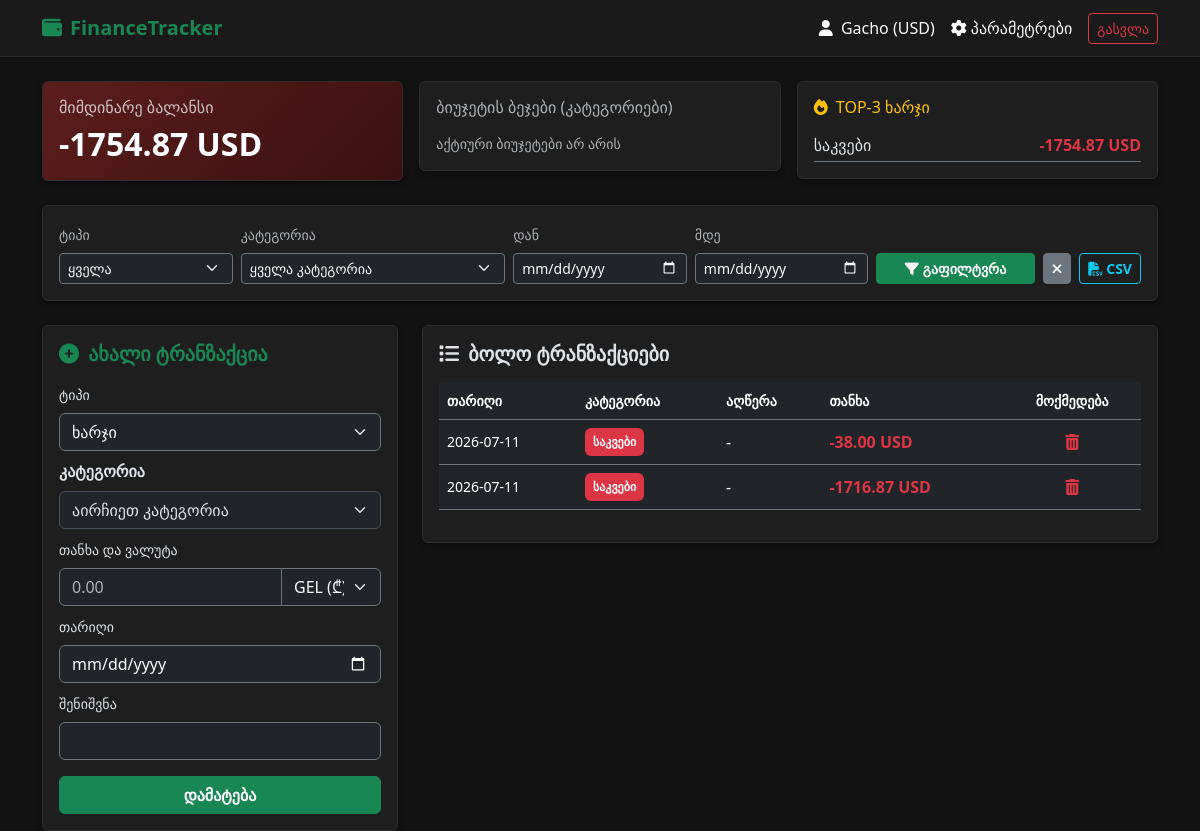
Page /dashboard?category_id=2 (signed in) on the committed database.
### models/user.py (models this page shows)
class User(UserMixin, db.Model):
    __tablename__ = 'users'
    id = db.Column(db.Integer, primary_key=True)
    username = db.Column(db.String(150), unique=True, nullable=False)
    email = db.Column(db.String(150), unique=True, nullable=False)
    password_hash = db.Column(db.String(256), nullable=False)
    currency = db.Column(db.String(3), default="GEL") # GEL, USD, EUR, GBP
    created_at = db.Column(db.DateTime, default=datetime.utcnow)
    is_admin=db.Column(db.Boolean,default=False)
    categories = db.relationship('Category', backref='user', lazy=True,cascade="all, delete-orphan")
    transactions = db.relationship('Transaction', backref='user', lazy=True,cascade="all, delete-orphan")
    budgets = db.relationship('Budget', backref='user', lazy=True,cascade="all, delete-orphan")

### models/category.py (models this page shows)
class Category(db.Model):
    __tablename__ = 'categories'
    id = db.Column(db.Integer, primary_key=True)
    user_id = db.Column(db.Integer, db.ForeignKey('users.id'), nullable=False)
    name = db.Column(db.String(100), nullable=False)
    type = db.Column(db.String(10), nullable=False) # 'income' ან 'expense'
    color = db.Column(db.String(7), default="#000000") # HEX კოდი ვიზუალიზაციისთვის (მაგ. #FF5733)
    transactions = db.relationship('Transaction', backref='category', lazy=True,cascade="all, delete-orphan")
    budgets = db.relationship('Budget', backref='category', lazy=True,cascade="all, delete-orphan")

### models/transaction.py (models this page shows)
class Transaction(db.Model):
    __tablename__ = 'transactions'
    id = db.Column(db.Integer, primary_key=True)
    user_id = db.Column(db.Integer, db.ForeignKey('users.id'), nullable=False)
    category_id = db.Column(db.Integer, db.ForeignKey('categories.id'), nullable=False)
    amount = db.Column(db.Float, nullable=False)
    type = db.Column(db.String(10), nullable=False) # 'income' ან 'expense'
    description = db.Column(db.String(255), nullable=True)
    date = db.Column(db.Date, default=datetime.utcnow().date, nullable=False)
    deleted_at = db.Column(db.DateTime, nullable=True)

### routes/dashboard.py (the view)
@dashboard_bp.route('/dashboard', methods=['GET'])
@custom_login_required
def index():
    user_categories = Category.query.filter_by(user_id=current_user.id).all()
    query = Transaction.query.filter_by(user_id=current_user.id, deleted_at=None)
    tx_type = request.args.get('type')
    category_id = request.args.get('category_id')
    start_date = request.args.get('start_date')
    end_date = request.args.get('end_date')
    if tx_type:
        query = query.filter_by(type=tx_type)
    if category_id:
        query = query.filter_by(category_id=category_id)
    if start_date:
        query = query.filter(Transaction.date >= datetime.strptime(start_date, '%Y-%m-%d').date())
    if end_date:
        query = query.filter(Transaction.date <= datetime.strptime(end_date, '%Y-%m-%d').date())
    page=request.args.get('page',1,type=int)
    pagination=query.order_by(Transaction.date.desc()).paginate(page=page,per_page=10,error_out=False)
    transactions=pagination.items
    converter = CurrencyConverter()
    user_currency = current_user.currency or "GEL"
    total_income = 0
    total_expense = 0
    for t in transactions:
        t.display_amount = perform_conversion(t.amount, "GEL", user_currency)
        if t.type == 'income':
            total_income += t.display_amount
        elif t.type == 'expense':
            total_expense += t.display_amount
    balance = round(total_income - total_expense, 2)
    expense_totals = {}
    for t in transactions:
        if t.type == 'expense':
            expense_totals[t.category.name] = expense_totals.get(t.category.name, 0) + t.display_amount
    top_3_expenses = sorted(expense_totals.items(), key=lambda x: x[1], reverse=True)[:3]
    budget_badges = {}
    for cat in user_categories:
        if cat.type == 'expense':
            status = check_budget_status(current_user.id, cat.id)
            if status.get("budget_amount", 0) > 0:
                budget_badges[cat.name] = status
    return render_template(
        'dashboard.html',
        transactions=transactions,
        balance=balance,
        top_3=top_3_expenses,
        budget_badges=budget_badges,
        categories=user_categories,
        user_currency=user_currency,
        pagination=pagination
    )

### app.py (called while the page is built)
def create_app():
    app = Flask(__name__)
    app.config.from_object(Config)
    db.init_app(app)
    login_manager.init_app(app)
    login_manager.login_view = 'auth.login'
    @login_manager.user_loader
    def load_user(user_id):
        return User.query.get(int(user_id))
    app.register_blueprint(api_bp)
    app.register_blueprint(auth_bp)
    app.register_blueprint(dashboard_bp)
    app.register_blueprint(finance_bp)
    app.register_blueprint(admin_bp)
    app.register_blueprint(settings_bp)
    app.register_blueprint(category_bp)
    @app.route('/')
    def home():
        return redirect(url_for('auth.login'))
    with app.app_context():
        db.create_all()
    @app.errorhandler(404)
    def page_not_found(e):
        return render_template('404.html'),404
    @app.errorhandler(500)
    def page_not_found(e):
        return render_template('500.html'),500
    return app

### helpers.py (called while the page is built, shortened)
def check_budget_status(user_id, category_id, target_date=None):
    if not target_date:
        target_date = datetime.now()
    current_month = target_date.month
    current_year = target_date.year
    budget = Budget.query.filter_by(
        user_id=user_id,
        category_id=category_id,
        month=current_month,
        year=current_year
    ).first()
    if not budget:
        return {"warning": False, "percentage": 0}

def custom_login_required(f):
    @wraps(f)
    def decorated_function(*args, **kwargs):
        if not current_user.is_authenticated:
            if request.path.startswith('/api/'):
                return jsonify({"error": "Unauthorized. Please log in."}), 401
            flash('გთხოვთ გაიაროთ ავტორიზაცია.', 'warning')
            return redirect(url_for('auth.login'))
        return f(*args, **kwargs)
    return decorated_function

### models/currency_cache.py (called while the page is built)
    @classmethod
    def get_valid_cache(cls, base="GEL"):
        one_hour_ago = datetime.utcnow() - timedelta(hours=1)
        return cls.query.filter(
            cls.base_currency == base,
            cls.updated_at >= one_hour_ago
        ).first()

### templates/dashboard.html (shortened to what this page needs)
{% extends 'base.html' %} {% block content %}
<div class="row g-3 mb-4">
  <div class="col-md-4">
    <div
      class="card p-3 text-white {% if balance >= 0 %}gradient-income{% else %}gradient-expense{% endif %}"
    >
      <h6 class="text-uppercase text-light opacity-75">მიმდინარე ბალანსი</h6>
      <h2 class="fw-bold m-0">
        {{ "%.2f"|format(balance) }} {{ user_currency }}
      </h2>
    </div>
  </div>
  <div class="col-md-4">
    <div class="card p-3">
      <h6 class="text-uppercase text-muted">ბიუჯეტის ბეჯები (კატეგორიები)</h6>
      <div class="d-flex flex-wrap gap-1 mt-2">
        {% for cat_name, status in budget_badges.items() %}
        <span
          class="badge {% if status.warning %}bg-danger text-white{% else %}bg-secondary text-light{% endif %} p-2"
        >
          {{ cat_name }}: {{ status.percentage }}%
        </span>
        {% else %}
        <small class="text-muted">აქტიური ბიუჯეტები არ არის</small>
        {% endfor %}
      </div>
    </div>
  </div>
  <div class="col-md-4">
    <div class="card p-3">
      <h6 class="text-uppercase text-warning">
        <i class="fa-solid fa-fire me-1"></i> Top-3 ხარჯი
      </h6>
      <ul class="list-unstyled m-0 pt-1">
        {% for name, amount in top_3 %}
        <li
          class="d-flex justify-content-between border-bottom border-secondary py-1"
        >
          <span>{{ name }}</span>
          <span class="fw-bold text-danger"
            >-{{ "%.2f"|format(amount) }} {{ user_currency }}</span
          >
        </li>
        {% else %}
        <small class="text-muted">მონაცემები არ არის</small>
        {% endfor %}
      </ul>
    </div>
  </div>
</div>
<div class="card p-3 mb-4">
  <form method="GET" action="/dashboard" class="row g-2 align-items-end">
    <div class="col-md-2">
      <label class="form-label small text-muted">ტიპი</label>
      <select
        name="type"
        class="form-select form-select-sm bg-dark text-light border-secondary"
      >
        <option value="">ყველა</option>
      </select>
    </div>
    <div class="col-md-3">
      <label class="form-label small text-muted">კატეგორია</label>
      <select
        name="category_id"
        class="form-select form-select-sm bg-dark text-light border-secondary"
      >
        <option value="">ყველა კატეგორია</option>
      </select>
    </div>
    <div class="col-md-2">
      <label class="form-label small text-muted">დან</label>
      <input
        type="date"
        name="start_date"
        class="form-control form-control-sm bg-dark text-light border-secondary"
      />
    </div>
    <div class="col-md-2">
      <label class="form-label small text-muted">მდე</label>
      <input
        type="date"
        name="end_date"
        class="form-control form-control-sm bg-dark text-light border-secondary"
      />
    </div>
    <div class="col-md-3 d-flex gap-2">
      <button type="submit" class="btn btn-success btn-sm flex-grow-1 fw-bold">
        <i class="fa-solid fa-filter me-1"></i>გაფილტვრა
      </button>
      {% if request.args.get('type') or request.args.get('category_id') or
      request.args.get('start_date') or request.args.get('end_date') %}
      <a
        href="{{ url_for('dashboard.index') }}"
        class="btn btn-secondary btn-sm fw-bold"
        title="ფილტრის გასუფთავება"
      >
        <i class="fa-solid fa-xmark"></i>
      </a>
      {% endif %}
      <a
        href="/dashboard/export/csv"
        class="btn btn-outline-info btn-sm fw-bold"
      >
        <i class="fa-solid fa-file-csv me-1"></i>CSV
      </a>
    </div>
  </form>
</div>
<div class="row g-4">
  <div class="col-md-4">
    <div class="card p-3">
      <h5 class="mb-3 text-success fw-bold">
        <i class="fa-solid fa-plus-circle me-1"></i> ახალი ტრანზაქცია
      </h5>
      <form action="/transaction/add" method="POST">
        <div class="mb-2">
          <label class="form-label small">ტიპი</label>
          <select
            name="type"
            class="form-select bg-dark text-light border-secondary"
            required
          >
            <option value="expense">ხარჯი</option>
          </select>
        </div>
        <div class="mb-2">
          <label class="form-label fw-bold">კატეგორია</label>
          <select
            name="category_id"
            id="txCategorySelect"
            class="form-select"
            required
          >
            <option value="" disabled selected>აირჩიეთ კატეგორია</option>
          </select>
        </div>
        <div class="mb-2">
          <label class="form-label small">თანხა და ვალუტა</label>
          <div class="input-group">
            <input
              type="number"
              step="0.01"
              name="amount"
              class="form-control bg-dark text-light border-secondary"
              placeholder="0.00"
              required
            />
            <select
              name="tx_currency"
              class="form-select bg-dark text-light border-secondary"
              style="max-width: 100px"
            >
              <option value="GEL">GEL (₾)</option>
            </select>
          </div>
        </div>
        <div class="mb-2">
          <label class="form-label small">თარიღი</label>
          <input
            type="date"
            name="date"
            class="form-control bg-dark text-light border-secondary"
          />
        </div>
        <div class="mb-3">
          <label class="form-label small">შენიშვნა</label>
          <input
            type="text"
            name="description"
            class="form-control bg-dark text-light border-secondary"
          />
        </div>
        <button type="submit" class="btn btn-success w-100 fw-bold">
          დამატება
        </button>
      </form>
    </div>
  </div>
  <div class="col-md-8">
    <div class="card p-3">
      <h5 class="mb-3 fw-bold">
        <i class="fa-solid fa-list me-1"></i> ბოლო ტრანზაქციები
      </h5>
      <div class="table-responsive">
        <table class="table table-dark table-hover align-middle">
          <thead>
            <tr class="text-muted small border-secondary">
              <th>თარიღი</th>
              <th>კატეგორია</th>
              <th>აღწერა</th>
              <th>თანხა</th>
              <th class="text-center">მოქმედება</th>
            </tr>
          </thead>
          <tbody>
            {% for tx in transactions %}
            <tr class="border-secondary">
              <td class="small">{{ tx.date.strftime('%Y-%m-%d') }}</td>
              <td>
                <span
                  class="badge bg-opacity-25 p-2"
                  style="background-color: {{ tx.category.color }}; color: #fff;"
                >
                  {{ tx.category.name }}
                </span>
              </td>
              <td class="text-truncate" style="max-width: 150px">
                {{ tx.description or '-' }}
              </td>
              <td
                class="fw-bold {% if tx.type == 'income' %}text-success{% else %}text-danger{% endif %}"
              >
                {% if tx.type == 'income' %}+{% else %}-{% endif %}{{
                "%.2f"|format(tx.display_amount) }} {{ user_currency }}
              </td>
              <td class="text-center">
                <form
                  action="/transaction/delete/{{ tx.id }}"
                  method="POST"
                  onsubmit="return confirm('დარწმუნებული ხარ?');"
                >
                  <button type="submit" class="btn btn-link text-danger p-0">
                    <i class="fa-solid fa-trash-can"></i>
                  </button>
                </form>
              </td>
            </tr>
            {% else %}
            <tr>
              <td colspan="5" class="text-center text-muted py-4">
                ტრანზაქციები არ მოიძებნა
              </td>
            </tr>
            {% endfor %}
          </tbody>
        </table>
      </div>
    </div>
  </div>
</div>
{% endblock %}

### templates/base.html (shortened to what this page needs)
<!DOCTYPE html>
<html lang="ka" data-bs-theme="dark">
<head>
    <link href="https://cdn.jsdelivr.net/npm/bootstrap@5.3.2/dist/css/bootstrap.min.css" rel="stylesheet">
    <link rel="stylesheet" href="https://cdnjs.cloudflare.com/ajax/libs/font-awesome/6.4.0/css/all.min.css">
</head>
<body>
    <nav class="navbar navbar-expand-lg navbar-dark bg-dark mb-4">
        <div class="container">
            <a class="navbar-brand text-success fw-bold" href="{{ url_for('dashboard.index') }}">
                <i class="fa-solid fa-wallet me-2"></i>FinanceTracker
            </a>
            <div class="d-flex align-items-center">
                {% if current_user.is_authenticated %}
                    <span class="text-light me-3">
                        <i class="fa-solid fa-user me-1"></i> {{ current_user.username }} ({{ current_user.currency }})
                    </span>
                    <a class="text-light text-decoration-none me-3" href="{{ url_for('settings.index') }}">
                        <i class="fa-solid fa-gear me-1"></i>პარამეტრები
                    </a>
                    <a href="/logout" class="btn btn-outline-danger btn-sm">გასვლა</a>
                {% endif %}
            </div>
        </div>
    </nav>
    <div class="container">
        {% block content %}{% endblock %}
    </div>
</body>
</html>

### templates/base.html (style rules this page uses)
body { background-color: #121212; color: #e0e0e0; }
.card { background-color: #1e1e1e; border: 1px solid #2d2d2d; box-shadow: 0 4px 6px rgba(0,0,0,0.3); }
.navbar { background-color: #1a1a1a !important; border-bottom: 1px solid #2d2d2d; }
.gradient-expense { background: linear-gradient(135deg, #5c1d1d, #3a1010); }

### rows in the picture
User: username "Gacho", currency "USD"
Category: name "საკვები", amount "1754.87"
Transaction: date "2026-07-11", category.name "საკვები", description "-", display_amount "38.00"
Transaction: date "2026-07-11", category.name "საკვები", description "-", display_amount "1716.87"

### other values in the picture
{{ "%.2f"|format(balance) }} "-1754.87"
